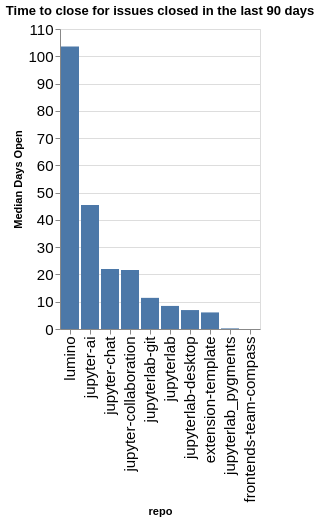

The notebook cell this image was saved under:
### Code cell
time_open = closed.groupby(['org', 'repo']).agg({'time_open': 'median'}).reset_index()
time_open['time_open'] = time_open['time_open'] / (60 * 60 * 24)
time_open['org/repo'] = time_open.apply(lambda a: a['org'] + '/' + a['repo'], axis=1)
sorted_vals = time_open.sort_values(['org', 'time_open'], ascending=False)['repo'].values
alt.Chart(data=time_open, title=f"Time to close for issues closed in the last {n_days} days").mark_bar().encode(
    x=alt.X('repo', sort=alt.Sort(sorted_vals.tolist())),
    y=alt.Y('time_open', title="Median Days Open"),
)

### Figure 1 — Vega-Lite specification as saved in the notebook (floating-point values rounded to 4 significant figures)
{"config": {"axisLeft": {"labelFontSize": 15}, "axisBottom": {"labelFontSize": 15}}, "data": {"name": "data-61c752b285830698546d59e36f214cfe"}, "mark": {"type": "bar"}, "encoding": {"x": {"field": "repo", "sort": ["lumino", "jupyter-ai", "jupyter-chat", "jupyter-collaboration", "jupyterlab-git", "jupyterlab", "jupyterlab-desktop", "extension-template", "jupyterlab_pygments", "frontends-team-compass"], "type": "nominal"}, "y": {"field": "time_open", "title": "Median Days Open", "type": "quantitative"}}, "title": "Time to close for issues closed in the last 90 days", "$schema": "https://vega.github.io/schema/vega-lite/v5.20.1.json", "datasets": {"data-61c752b285830698546d59e36f214cfe": [{"org": "jupyterlab", "repo": "extension-template", "time_open": 6.079, "org/repo": "jupyterlab/extension-template"}, {"org": "jupyterlab", "repo": "frontends-team-compass", "time_open": 0.005683, "org/repo": "jupyterlab/frontends-team-compass"}, {"org": "jupyterlab", "repo": "jupyter-ai", "time_open": 45.45, "org/repo": "jupyterlab/jupyter-ai"}, {"org": "jupyterlab", "repo": "jupyter-chat", "time_open": 21.95, "org/repo": "jupyterlab/jupyter-chat"}, {"org": "jupyterlab", "repo": "jupyter-collaboration", "time_open": 21.6, "org/repo": "jupyterlab/jupyter-collaboration"}, {"org": "jupyterlab", "repo": "jupyterlab", "time_open": 8.46, "org/repo": "jupyterlab/jupyterlab"}, {"org": "jupyterlab", "repo": "jupyterlab-desktop", "time_open": 6.942, "org/repo": "jupyterlab/jupyterlab-desktop"}, {"org": "jupyterlab", "repo": "jupyterlab-git", "time_open": 11.42, "org/repo": "jupyterlab/jupyterlab-git"}, {"org": "jupyterlab", "repo": "jupyterlab_pygments", "time_open": 0.2235, "org/repo": "jupyterlab/jupyterlab_pygments"}, {"org": "jupyterlab", "repo": "lumino", "time_open": 103.6, "org/repo": "jupyterlab/lumino"}]}}
